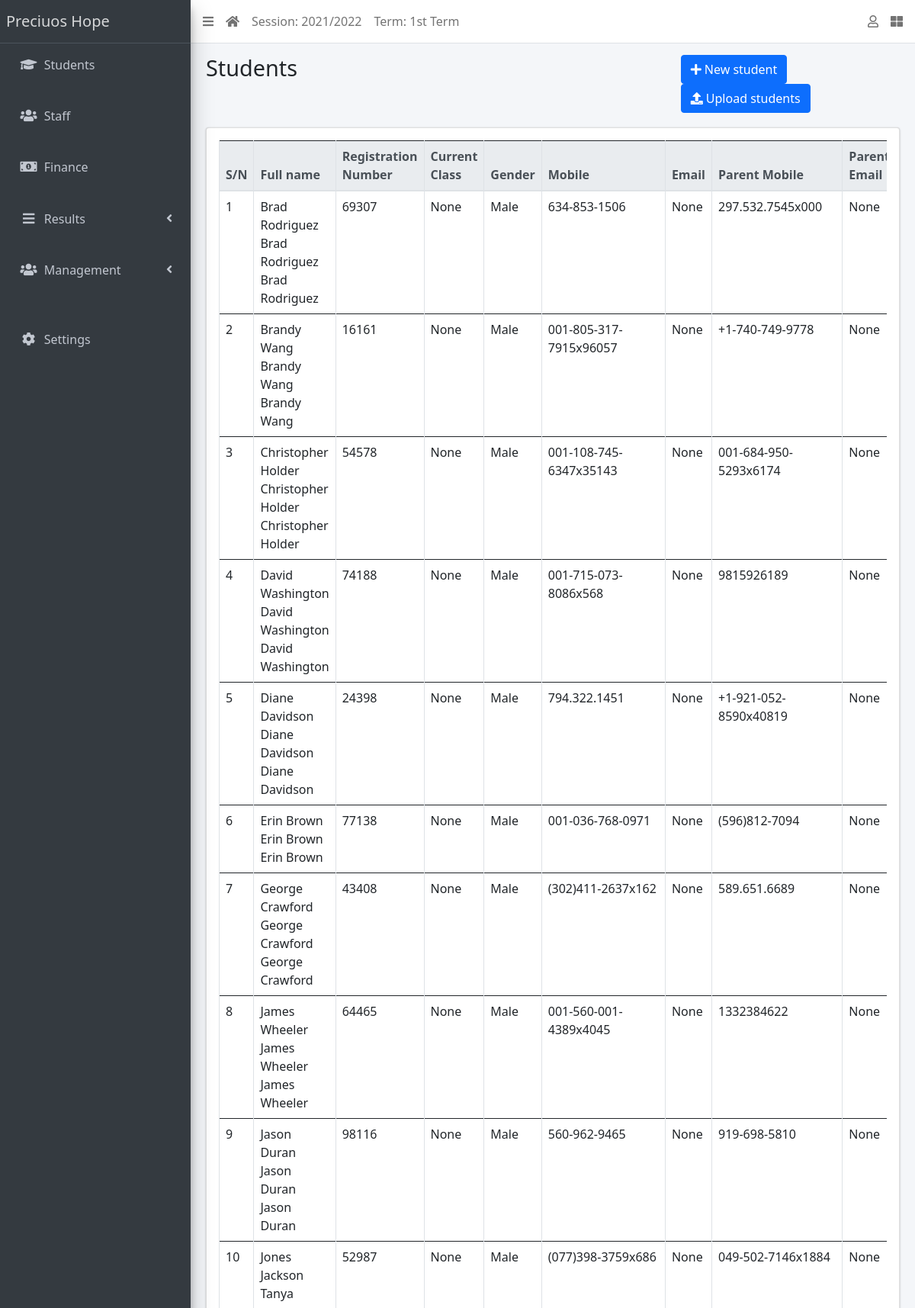
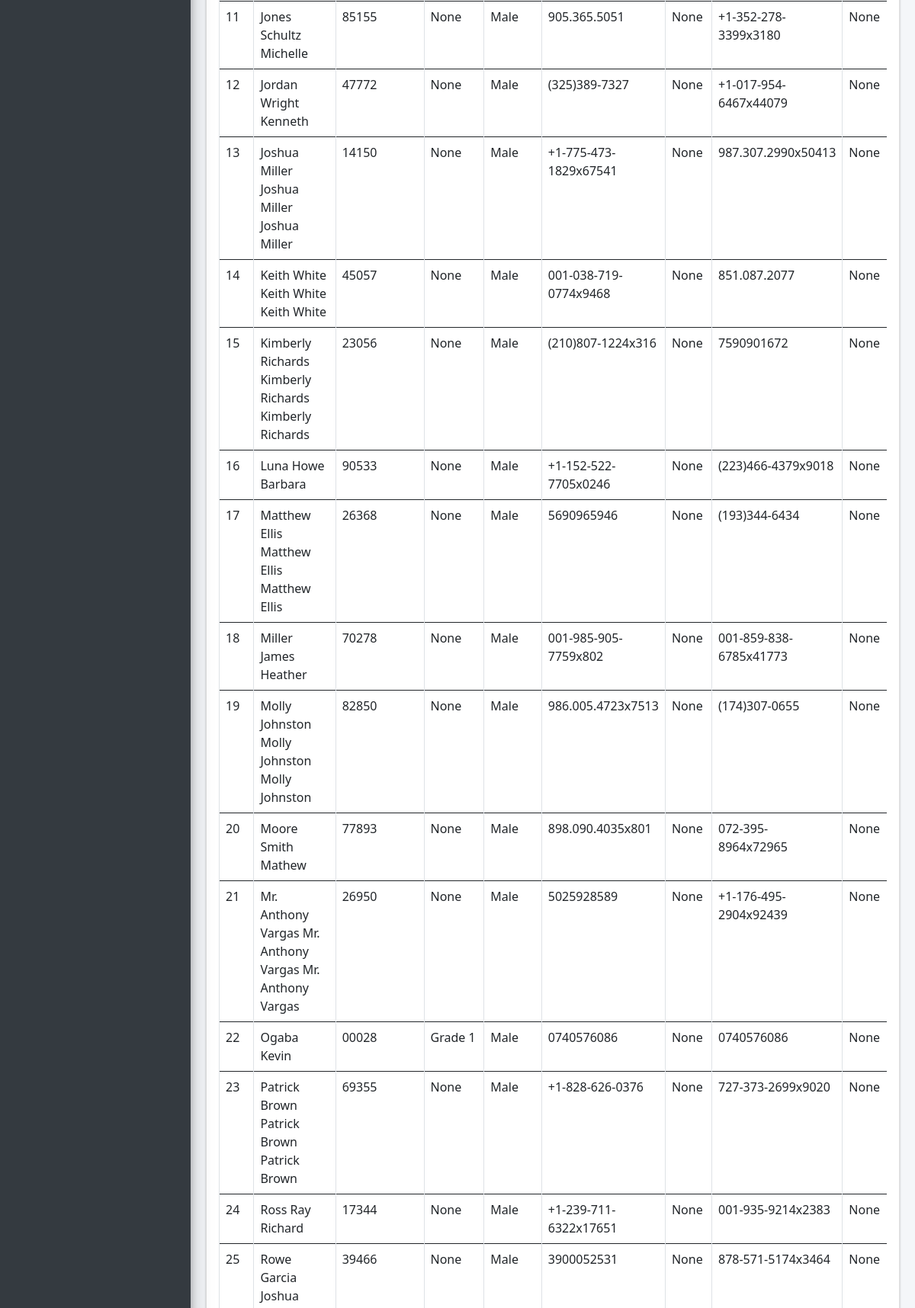
Page /students/list (signed in, upper part) on the committed database (2 pictures, top to bottom).
### apps/management/models.py (models this page shows, shortened)
class AcademicSession(models.Model):
    name = models.CharField(max_length=200, unique=True)
    current = models.BooleanField(default=True)
    created_by = models.ForeignKey(settings.AUTH_USER_MODEL, on_delete=models.DO_NOTHING, null=True)
    class Meta:
        ordering = ['name']

class AcademicTerm(models.Model):
    name = models.CharField(max_length=20, unique=True)
    guide = models.ForeignKey(Staff, on_delete=models.CASCADE, null=True, default=None)
    current = models.BooleanField(default=True)
    created_by = models.ForeignKey(settings.AUTH_USER_MODEL, on_delete=models.DO_NOTHING, null=True)
    class Meta:
        ordering = ['name']

class SiteConfig(models.Model):
    key = models.SlugField()
    value = models.CharField(max_length=250)

class Stud_Class(models.Model):
    name = models.CharField(max_length=200, unique=True)
    created_by = models.ForeignKey(settings.AUTH_USER_MODEL, on_delete=models.DO_NOTHING, null=True)
    class Meta:
        verbose_name = "Class"
        verbose_name_plural = "Classes"
        ordering = ['name']
    def __str__(self):
        return self.name

### apps/students/models.py (models this page shows, shortened)
class Student(models.Model):
    STATUS_CHOICES = [("active", "Active"), ("inactive", "Inactive")]
    GENDER_CHOICES = [("male", "Male"), ("female", "Female")]
    current_status = models.CharField(
        max_length=10, choices=STATUS_CHOICES, default="active")
    registration_number = models.CharField(max_length=200, unique=True)
    first_name = models.CharField(max_length=200)
    surname = models.CharField(max_length=200, blank=True)
    last_name = models.CharField(max_length=200)
    gender = models.CharField(max_length=10, choices=GENDER_CHOICES, default="male")
    date_of_birth = models.DateField(default=timezone.now)
    current_class = models.ForeignKey(to="management.Stud_Class", on_delete=models.SET_NULL, blank=True, null=True)
    date_of_admission = models.DateField(default=timezone.now)
    mobile_num_regex = RegexValidator(
        regex="^[0-9]{10,15}$", message="Enter a valid phone number")
    student_mobile = models.CharField(
        validators=[mobile_num_regex], max_length=14, blank=False)
    student_email = models.EmailField(null=True)
    parent_mobile = models.CharField(
        validators=[mobile_num_regex], max_length=14, blank=True)
    parent_email = models.EmailField(null=True)
    address = models.TextField(blank=True)
    passport = models.ImageField(blank=True, upload_to="students/passports/")
    class Meta:
        ordering = ["last_name", "surname", "first_name"]

### apps/students/views.py (the view)
# urls.py: path("list", StudentListView.as_view(), name="student-list"),
class StudentListView(LoginRequiredMixin, ListView):
    model = Student

### apps/management/context_processors.py (called while the page is built)
def site_defaults(request):
    current_session = AcademicSession.objects.get(current=True)
    current_term = AcademicTerm.objects.get(current=True)
    vals = SiteConfig.objects.all()
    context = {
        'current_session': current_session.name,
        'current_term': current_term.name
    }
    for val in vals:
        context[val.key] = val.value
    return context

### apps/students/templates/students/student_list.html (shortened to what this page needs)
{% extends 'base.html' %}
{% block title %}Students{% endblock title %}
{% block breadcrumb %}
<a class="btn btn-primary" href="{% url 'student-create' %}"><i
    class="fas fa-plus"></i> New student</a>
<a class="btn btn-primary" href="{% url 'student-upload' %}"><i
    class="fas fa-upload"></i> Upload students</a>
{% endblock breadcrumb %}
{% block content %}
  <div class="table-responsive">
    <table id="studenttable" class="table table-bordered table-hover" data-page-length='100'>
      <thead class="thead-light">
        <tr>
          <th>S/N</th>
          <th>Full name</th>
          <th>Registration Number</th>
          <th>Current Class</th>
          <th>Gender</th>
          <th>Mobile</th>
          <th>Email</th>
          <th>Parent Mobile</th>
          <th>Parent Email</th>
        </tr>
      </thead>
      <tbody>
        {% for student in object_list %}
          <tr class='clickable-row' data-href="{% url 'student-detail' student.id %}">
            <td>{{ forloop.counter}}</td>
            <td>{{ student.last_name}} {{student.surname }} {{student.first_name }}</td>
            <td>{{ student.registration_number}}</td>
            <td>{{ student.current_class}}</td>
            <td>{{ student.get_gender_display}}</td>
            <td>{{ student.student_mobile }}</td>
            <td>{{ student.student_email}}</td>
            <td>{{ student.parent_mobile}}</td>
            <td>{{ student.parent_email}}</td>
          </tr>
        {% endfor %}
      </tbody>
    </table>
  </div>
{% endblock content %}

### templates/base.html (shortened to what this page needs)
{% load static %}
<!DOCTYPE html>
<html lang="en">
<head>
  <link rel="stylesheet" href="{% static 'plugins/fontawesome-free/css/all.min.css' %}">
  <link rel="stylesheet" href="{% static 'plugins/toastr/toastr.min.css' %}">
  <link rel="stylesheet"
    href="{% static 'plugins/overlayScrollbars/css/OverlayScrollbars.min.css' %}">
  <link rel="stylesheet" href="{% static 'plugins/Datatables/datatables.min.css' %}" />
  <link rel="stylesheet" href="{% static 'dist/css/adminlte.min.css' %}">
  <link href="https://cdn.jsdelivr.net/npm/bootstrap@5.1.1/dist/css/bootstrap.min.css" rel="stylesheet">
</head>
<body
  class="hold-transition sidebar-mini layout-fixed layout-navbar-fixed layout-footer-fixed">
  <div class="wrapper">
    <nav class="main-header navbar navbar-expand navbar-white navbar-light">
      <ul class="navbar-nav">
        <li class="nav-item">
          <a class="nav-link" data-widget="pushmenu" href="#" role="button"><i
              class="fas fa-bars"></i></a>
        </li>
        <li class="nav-item d-none d-sm-inline-block">
          <a href="{% url 'home' %} " class="nav-link"><i class="fa fa-home"></i></a>
        </li>
        <li class="nav-item d-none d-sm-inline-block">
          <a href="{% url 'current-session' %}" class="nav-link">Session: {{ current_session }}</a>
        </li>
        <li class="nav-item d-none d-sm-inline-block">
          <a href="{% url 'current-session' %}" class="nav-link">Term: {{ current_term }}</a>
        </li>
      </ul>
      <ul class="navbar-nav ml-auto">
        <li class="nav-item dropdown">
          <a class="nav-link" data-toggle="dropdown" href="#">
            <i class="far fa-user"></i>
          </a>
        </li>
        <li class="nav-item">
          <a class="nav-link" data-widget="control-sidebar" data-slide="true"
            href="#" role="button"><i class="fas fa-th-large"></i></a>
        </li>
      </ul>
    </nav>
    <aside class="main-sidebar sidebar-dark-primary elevation-4">
      <a href="{% url 'home' %}" class="brand-link">{{ school_name | default:"School" }}</a>
      <div class="sidebar">
        <nav class="mt-2">
          <ul class="nav nav-pills nav-sidebar flex-column"
            data-widget="treeview" role="menu" data-accordion="false">
            <li class="nav-item">
              <a href="{% url 'student-list' %}" class="nav-link">
                <i class="nav-icon fas fa-graduation-cap"></i>
                <p>
                  Students
                </p>
              </a>
            </li>
            <br>
            <li class="nav-item">
              <a href="{% url 'staff-list' %}" class="nav-link">
                <i class="nav-icon fas fa-users"></i>
                <p>
                  Staff
                </p>
              </a>
            </li>
            <br>
            <li class="nav-item">
              <a href="{% url 'invoice-list' %}" class="nav-link">
                <i class="nav-icon fas fa-money-bill-alt"></i>
                <p>
                  Finance
                </p>
              </a>
            </li>
            <br>
            <li class="nav-item has-treeview">
              <a href="#" class="nav-link">
                <i class="nav-icon fas fa-bars"></i>
                <p>
                  Results
                  <i class="fas fa-angle-left right"></i>
                </p>
              </a>
            </li>
            <br>
            <li class="nav-item has-treeview">
              <a href="#" class="nav-link">
                <i class="nav-icon fas fa-users"></i>
                <p>
                  Management
                  <i class="fas fa-angle-left right"></i>
                </p>
              </a>
            </li>
            <br>
            <br>
            <li class="nav-item">
              <a href="{% url 'configs' %}" class="nav-link">
                <i class="nav-icon fas fa-cog"></i>
                <p>
                  Settings
                </p>
              </a>
            </li>
          </ul>
        </nav>
      </div>
    </aside>
    <div class="content-wrapper">
      <section class="content-header">
        <div class="container-fluid">
          <div class="row mb-1">
            <div class="col-sm-8">
              <h1>{% block title %}{% endblock title %}</h1>
            </div>
            <div class="col-sm-4">
              <ol class="breadcrumb float-sm-right">
                <li class="breadcrumb-item">{% block breadcrumb %}{% endblock breadcrumb %}</li>
              </ol>
            </div>
          </div>
        </div>
      </section>
      <section class="content">
        <div class="container-fluid">
          <div class="row">
            <div class="col-md-12">
              {% block fullcard %}
              <div class="card">
                <div class="card-body">
                  <div class="row">
                    <div class="col">
                      {% block content %}
                      {% endblock content %}
                    </div>
                  </div>
                </div>
              </div>
              {% endblock fullcard %}
            </div>
          </div>
        </div>
      </section>
    </div>
  </div>
</body>
</html>

### rows in the picture
AcademicSession: name "2021/2022"
AcademicTerm: name "1st Term"
SiteConfig: value "Preciuos Hope"
Student: last_name "Brad Rodriguez", surname "Brad Rodriguez", first_name "Brad Rodriguez", registration_number "69307", current_class "None", gender "Male", student_mobile "634-853-1506", student_email "None", parent_mobile "297.532.7545x000", parent_email "None"
Student: last_name "Brandy Wang", surname "Brandy Wang", first_name "Brandy Wang", registration_number "16161", current_class "None", gender "Male", student_mobile "001-805-317-7915x96057", student_email "None", parent_mobile "+1-740-749-9778", parent_email "None"
Student: last_name "Christopher Holder", surname "Christopher Holder", first_name "Christopher Holder", registration_number "54578", current_class "None", gender "Male", student_mobile "001-108-745-6347x35143", student_email "None", parent_mobile "001-684-950-5293x6174", parent_email "None"
Student: last_name "David Washington", surname "David Washington", first_name "David Washington", registration_number "74188", current_class "None", gender "Male", student_mobile "001-715-073-8086x568", student_email "None", parent_mobile "9815926189", parent_email "None"
Student: last_name "Diane Davidson", surname "Diane Davidson", first_name "Diane Davidson", registration_number "24398", current_class "None", gender "Male", student_mobile "794.322.1451", student_email "None", parent_mobile "+1-921-052-8590x40819", parent_email "None"
Student: last_name "Erin Brown", surname "Erin Brown", first_name "Erin Brown", registration_number "77138", current_class "None", gender "Male", student_mobile "001-036-768-0971", student_email "None", parent_mobile "(596)812-7094", parent_email "None"
Student: last_name "George Crawford", surname "George Crawford", first_name "George Crawford", registration_number "43408", current_class "None", gender "Male", student_mobile "(302)411-2637x162", student_email "None", parent_mobile "589.651.6689", parent_email "None"
Student: last_name "James Wheeler", surname "James Wheeler", first_name "James Wheeler", registration_number "64465", current_class "None", gender "Male", student_mobile "001-560-001-4389x4045", student_email "None", parent_mobile "1332384622", parent_email "None"
Student: last_name "Jason Duran", surname "Jason Duran", first_name "Jason Duran", registration_number "98116", current_class "None", gender "Male", student_mobile "560-962-9465", student_email "None", parent_mobile "919-698-5810", parent_email "None"
Student: last_name "Jones", surname "Jackson", first_name "Tanya", registration_number "52987", current_class "None", gender "Male", student_mobile "(077)398-3759x686", student_email "None", parent_mobile "049-502-7146x1884", parent_email "None"
Student: last_name "Jones", surname "Schultz", first_name "Michelle", registration_number "85155", current_class "None", gender "Male", student_mobile "905.365.5051", student_email "None", parent_mobile "+1-352-278-3399x3180", parent_email "None"
Student: last_name "Jordan", surname "Wright", first_name "Kenneth", registration_number "47772", current_class "None", gender "Male", student_mobile "(325)389-7327", student_email "None", parent_mobile "+1-017-954-6467x44079", parent_email "None"
Student: last_name "Joshua Miller", surname "Joshua Miller", first_name "Joshua Miller", registration_number "14150", current_class "None", gender "Male", student_mobile "+1-775-473-1829x67541", student_email "None", parent_mobile "987.307.2990x50413", parent_email "None"
Student: last_name "Keith White", surname "Keith White", first_name "Keith White", registration_number "45057", current_class "None", gender "Male", student_mobile "001-038-719-0774x9468", student_email "None", parent_mobile "851.087.2077", parent_email "None"
Student: last_name "Kimberly Richards", surname "Kimberly Richards", first_name "Kimberly Richards", registration_number "23056", current_class "None", gender "Male", student_mobile "(210)807-1224x316", student_email "None", parent_mobile "7590901672", parent_email "None"
Student: last_name "Luna", surname "Howe", first_name "Barbara", registration_number "90533", current_class "None", gender "Male", student_mobile "+1-152-522-7705x0246", student_email "None", parent_mobile "(223)466-4379x9018", parent_email "None"
Student: last_name "Matthew Ellis", surname "Matthew Ellis", first_name "Matthew Ellis", registration_number "26368", current_class "None", gender "Male", student_mobile "5690965946", student_email "None", parent_mobile "(193)344-6434", parent_email "None"
Student: last_name "Miller", surname "James", first_name "Heather", registration_number "70278", current_class "None", gender "Male", student_mobile "001-985-905-7759x802", student_email "None", parent_mobile "001-859-838-6785x41773", parent_email "None"
Student: last_name "Molly Johnston", surname "Molly Johnston", first_name "Molly Johnston", registration_number "82850", current_class "None", gender "Male", student_mobile "986.005.4723x7513", student_email "None", parent_mobile "(174)307-0655", parent_email "None"
Student: last_name "Moore", surname "Smith", first_name "Mathew", registration_number "77893", current_class "None", gender "Male", student_mobile "898.090.4035x801", student_email "None", parent_mobile "072-395-8964x72965", parent_email "None"
Student: last_name "Mr. Anthony Vargas", surname "Mr. Anthony Vargas", first_name "Mr. Anthony Vargas", registration_number "26950", current_class "None", gender "Male", student_mobile "5025928589", student_email "None", parent_mobile "+1-176-495-2904x92439", parent_email "None"
Student: last_name "Ogaba", first_name "Kevin", registration_number "00028", current_class "Grade 1", gender "Male", student_mobile "0740576086", student_email "None", parent_mobile "0740576086", parent_email "None"
Student: last_name "Patrick Brown", surname "Patrick Brown", first_name "Patrick Brown", registration_number "69355", current_class "None", gender "Male", student_mobile "+1-828-626-0376", student_email "None", parent_mobile "727-373-2699x9020", parent_email "None"
Student: last_name "Ross", surname "Ray", first_name "Richard", registration_number "17344", current_class "None", gender "Male", student_mobile "+1-239-711-6322x17651", student_email "None", parent_mobile "001-935-9214x2383", parent_email "None"
Student: last_name "Rowe", surname "Garcia", first_name "Joshua", registration_number "39466", current_class "None", gender "Male", student_mobile "3900052531", student_email "None", parent_mobile "878-571-5174x3464", parent_email "None"
